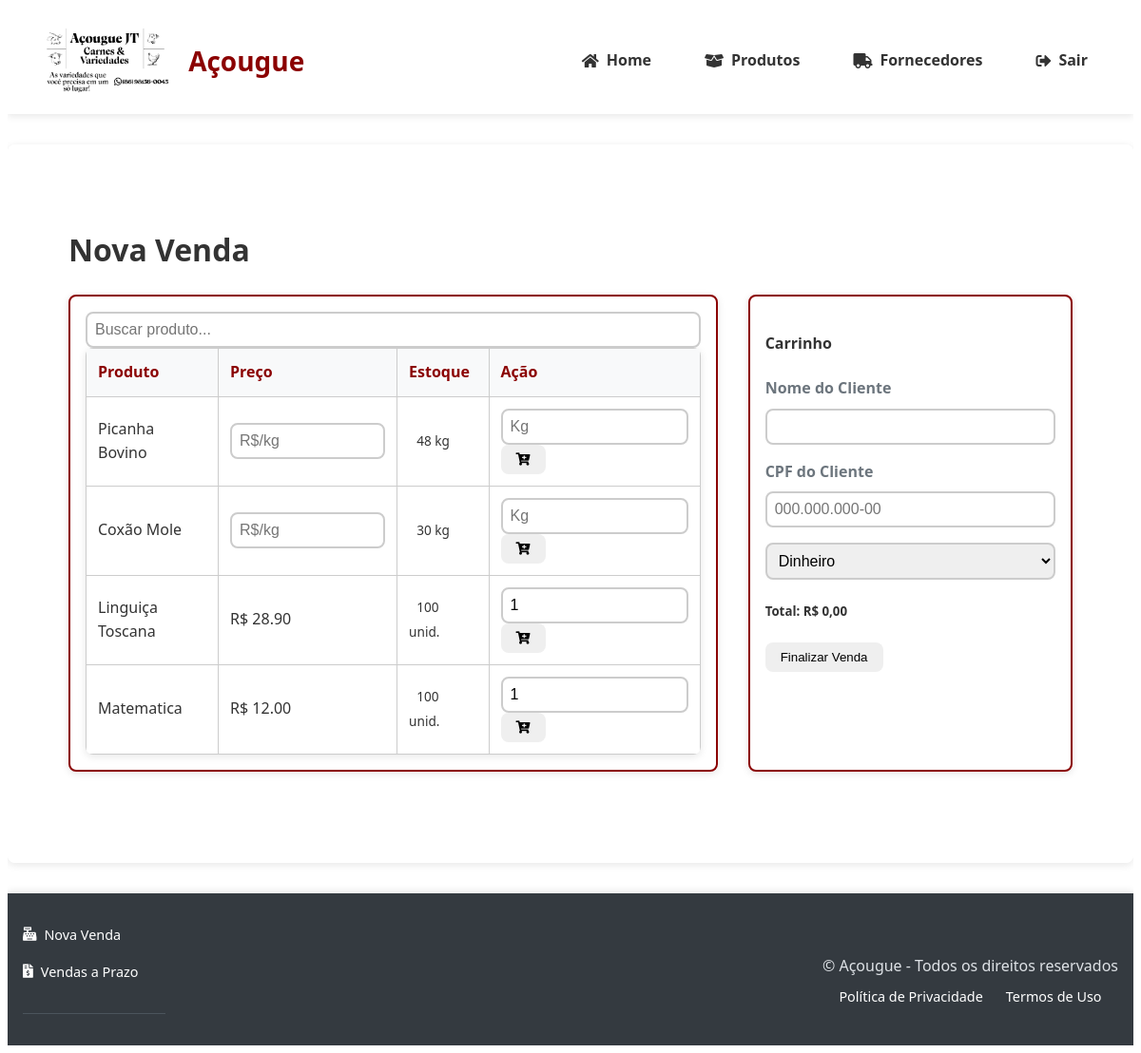
The page /vendas/nova (signed in) on the database as committed earlier.
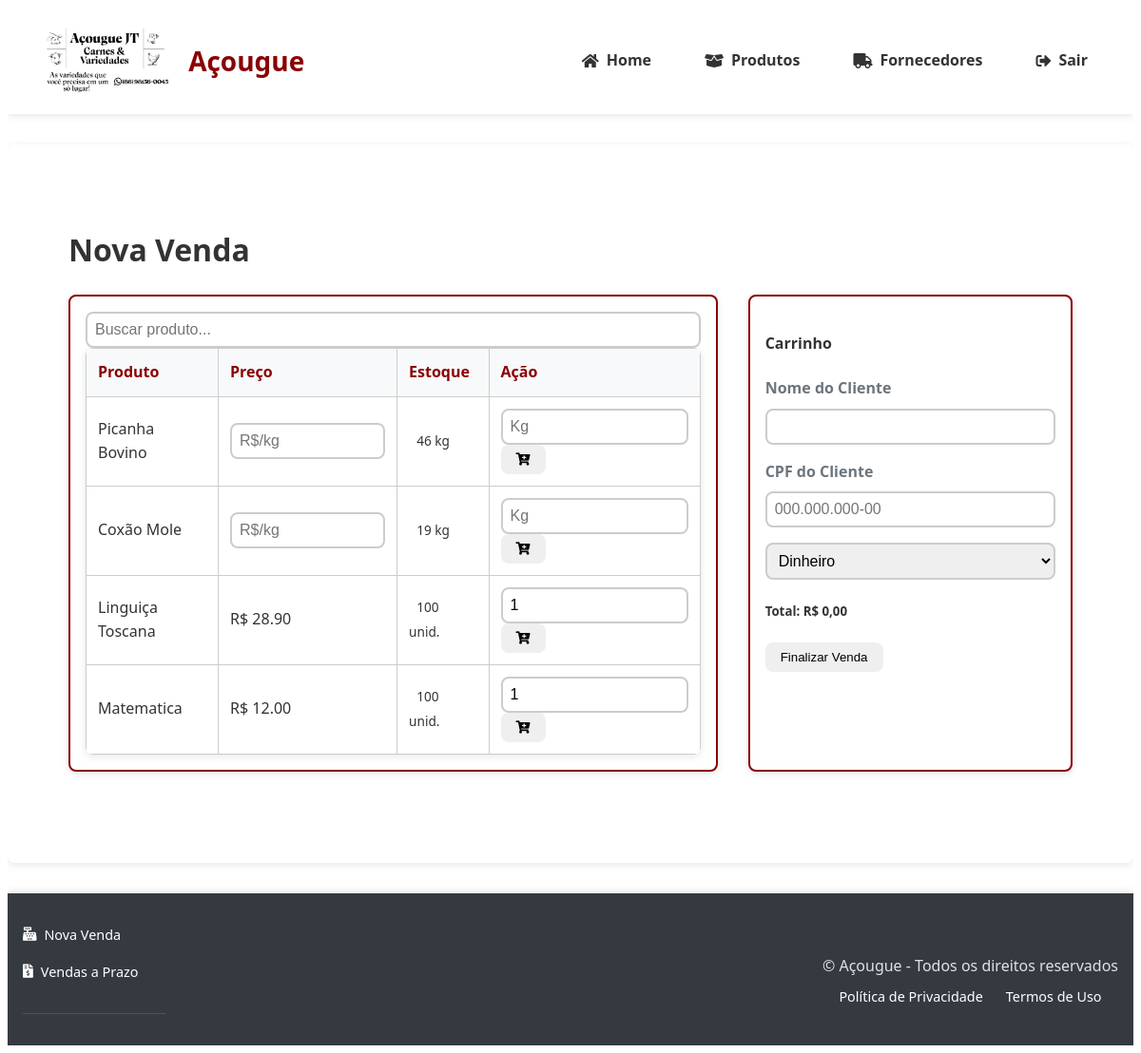
The same page on the database as committed later.
### tables this page shows
CREATE TABLE produtos (
                id INTEGER PRIMARY KEY AUTOINCREMENT,
                nome TEXT NOT NULL,
                descricao TEXT,
                categoria TEXT NOT NULL,
                preco DECIMAL(10,2) NOT NULL,
                quantidade INTEGER NOT NULL,
                estoque_minimo INTEGER DEFAULT 0,
                codigo_barras TEXT UNIQUE,
                foto TEXT,
                fornecedor_id INTEGER REFERENCES fornecedores(id) ON DELETE SET NULL,
                data_validade DATE,
                created_at TIMESTAMP DEFAULT CURRENT_TIMESTAMP,
                updated_at TIMESTAMP DEFAULT CURRENT_TIMESTAMP,
                tipo_venda TEXT NOT NULL DEFAULT 'unidade'
            );

### app.py (the view)
@app.route('/vendas/nova', methods=['GET', 'POST'])
@login_required
def nova_venda():
    if request.method == 'POST':
        try:
            user_id = session.get('user_id')
            if not user_id:
                return jsonify({'success': False, 'error': 'Usuário não autenticado'}), 401
            data = request.get_json()
            metodo_pagamento = data['metodo_pagamento']
            data_vencimento = data.get('data_vencimento')
            if metodo_pagamento == 'pagamento_prazo':
                if not data_vencimento:
                    return jsonify({'success': False, 'error': 'Data de vencimento obrigatória'})
                vencimento = datetime.strptime(data_vencimento, '%Y-%m-%d').date()
                if vencimento < datetime.today().date():
                    return jsonify({'success': False, 'error': 'Data de vencimento inválida'})
            cliente_cpf = data.get('cpf')
            cliente_nome = data.get('nome_cliente')
            status_pagamento = 'pendente' if metodo_pagamento == 'pagamento_prazo' else 'pago'
            venda_data = {
                'cliente_cpf': cliente_cpf,
                'cliente_nome': cliente_nome,
                'metodo_pagamento': metodo_pagamento,
                'itens': data['itens'],
                'status_pagamento': status_pagamento,
                'data_vencimento': data_vencimento
            }
            total = sum(item['preco'] * item['quantidade'] for item in venda_data['itens'])
            venda_id = f"V{datetime.now().strftime('%Y%m%d%H%M%S')}"
            with get_db_connection() as conn:
                cursor = conn.cursor()
                try:
                    cursor.execute('SELECT id FROM users WHERE id = ?', (user_id,))
                    user = cursor.fetchone()
                    if not user:
                        return jsonify({'success': False, 'error': 'Usuário inválido'}), 400
                    for item in venda_data['itens']:
                        cursor.execute('SELECT id FROM produtos WHERE id = ?', (item['id'],))
                        produto = cursor.fetchone()
                        if not produto:
                            return jsonify({'success': False, 'error': f'Produto ID {item["id"]} não encontrado'}), 400
                    conn.execute('BEGIN')
                    cursor.execute('''
                        INSERT INTO vendas
                        (id, cliente_cpf, cliente_nome, total, metodo_pagamento,
                        usuario_id, status_pagamento, data_vencimento)
                        VALUES (?, ?, ?, ?, ?, ?, ?, ?)
                    ''', (
                        venda_id,
                        venda_data['cliente_cpf'],
                        venda_data['cliente_nome'],
                        total,
                        venda_data['metodo_pagamento'],
                        user_id,
                        venda_data['status_pagamento'],
                        venda_data['data_vencimento']
                    ))
                    for item in venda_data['itens']:
                        cursor.execute('''
                            INSERT INTO venda_itens
                            (venda_id, produto_id, quantidade, preco_unitario)
                            VALUES (?, ?, ?, ?)
                        ''', (venda_id, item['id'], item['quantidade'], item['preco']))
                        cursor.execute('''
                            UPDATE produtos
                            SET quantidade = quantidade - ?
                            WHERE id = ?
                        ''', (item['quantidade'], item['id']))
                    conn.commit()
                    return jsonify({'success': True, 'venda_id': venda_id})
                except Exception as transac_err:
                    conn.rollback()
                    logging.error(f"Erro na transação de venda: {str(transac_err)}")
                    return jsonify({'success': False, 'error': 'Erro ao registrar venda'}), 500
        except Exception as e:
            logging.error(f"Erro geral ao processar venda: {str(e)}")
            return jsonify({'success': False, 'error': str(e)}), 500
    else:
        with get_db_connection() as conn:
            cursor = conn.cursor()
            cursor.execute("SELECT id, nome, preco, quantidade, tipo_venda FROM produtos")
            produtos = [dict(zip([column[0] for column in cursor.description], row))
                        for row in cursor.fetchall()]
        return render_template('vendas/nova.html', produtos=produtos)

### app.py (called while the page is built)
@app.context_processor
def utility_processor():
    return {
        'format_currency': lambda value: f"R$ {value:,.2f}".replace(',', '_').replace('.', ',').replace('_', '.'),
        'now': datetime.now
    }

### banco_dados.py (called while the page is built)
@contextmanager
def get_db_connection():
    conn = sqlite3.connect('acougue.db')
    conn.row_factory = sqlite3.Row
    conn.execute("PRAGMA foreign_keys = ON")
    try:
        yield conn
    finally:
        conn.close()

### templates/vendas/nova.html (shortened to what this page needs)
{% extends 'base.html' %}
{% block content %}
<div class="container-venda">
    <header class="mb-4">
        <h1 class="h2 text-primary">Nova Venda</h1>
    </header>
    <div class="grid-venda">
        <section class="card">
            <input type="text" id="filtro-produto" class="form-control mb-3" placeholder="Buscar produto...">
            <table class="table">
                <thead>
                    <tr>
                        <th>Produto</th>
                        <th>Preço</th>
                        <th>Estoque</th>
                        <th class="text-center">Ação</th>
                    </tr>
                </thead>
                <tbody>
                    {% for p in produtos %}
                    <tr class="produto-item align-middle" data-id="{{ p.id }}" data-estoque="{{ p.quantidade }}" data-tipo="{{ p.tipo_venda }}">
                        <td>{{ p.nome }}</td>
                        <td>
                            {% if p.tipo_venda == 'quilo' %}
                                <input type="number" step="0.01" class="form-control form-control-sm preco-quilo" placeholder="R$/kg">
                            {% else %}
                                R$ {{ "%.2f"|format(p.preco) }}
                            {% endif %}
                        </td>
                        <td>
                            <span class="badge badge-estoque">
                                {{ p.quantidade }} {% if p.tipo_venda == 'quilo' %}kg{% else %}unid.{% endif %}
                            </span>
                        </td>
                        <td class="text-center">
                            {% if p.tipo_venda == 'quilo' %}
                                <input type="number" step="0.01" class="form-control form-control-sm peso-quilo" placeholder="Kg">
                            {% else %}
                                <input type="number" min="1" max="{{ p.quantidade }}" class="form-control form-control-sm quantidade-input" value="1">
                            {% endif %}
                            <button class="btn btn-sm btn-primary btn-adicionar ml-2">
                                <i class="fas fa-cart-plus"></i>
                            </button>
                        </td>
                    </tr>
                    {% endfor %}
                </tbody>
            </table>
        </section>
        <aside class="carrinho card">
            <h4 class="mb-3">Carrinho</h4>
            <form id="form-venda">
                <div class="form-group">
                    <label for="nome_cliente">Nome do Cliente</label>
                    <input type="text" id="nome_cliente" name="nome_cliente" class="form-control" required>
                </div>
                <div class="form-group">
                    <label for="cpf">CPF do Cliente</label>
                    <input type="text" id="cpf" name="cpf" class="form-control" placeholder="000.000.000-00" required>
                </div>
                <div class="form-group">
                    <select id="metodo_pagamento" name="metodo_pagamento" class="form-control">
                        <option>Dinheiro</option>
                    </select>
                </div>
                <div class="mb-3">
                    <h5 class="text-primary">Total: <span id="total-venda">R$ 0,00</span></h5>
                </div>
                <button type="submit" class="btn btn-primary btn-block">Finalizar Venda</button>
            </form>
        </aside>
    </div>
</div>
{% endblock %}

Rows that differ between the two databases and show on the page:
changed produtos "Picanha Bovino": quantidade "48" → "46"
changed produtos "Coxão Mole": quantidade "30" → "19"
